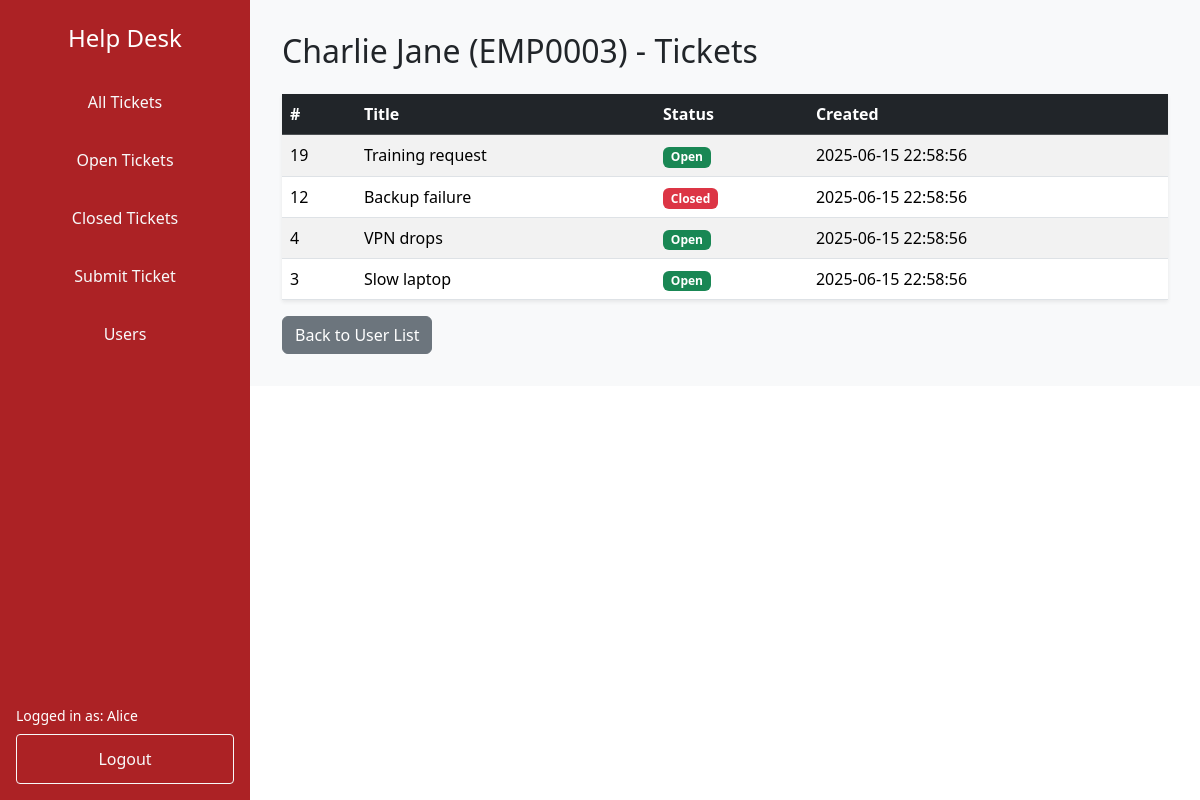
The app's page /users/3/tickets (signed in) with its own data.
### tables this page shows
CREATE TABLE users (
  id INTEGER PRIMARY KEY AUTOINCREMENT,
  email TEXT NOT NULL UNIQUE,
  password TEXT NOT NULL,
  first_name TEXT,
  last_name TEXT,
  employee_id TEXT,
  role TEXT CHECK(role IN ('admin', 'employee')) NOT NULL
);

CREATE TABLE tickets (
    id INTEGER PRIMARY KEY AUTOINCREMENT,
    title TEXT NOT NULL,
    description TEXT NOT NULL,
    status TEXT DEFAULT 'Open',
    user_id INTEGER,
    created_at TIMESTAMP DEFAULT CURRENT_TIMESTAMP,
    updated_at TIMESTAMP DEFAULT CURRENT_TIMESTAMP,
    FOREIGN KEY (user_id) REFERENCES users(id) ON DELETE CASCADE
);

### app.py (the view)
@app.route('/users/<int:user_id>/tickets')
def view_user_tickets(user_id):
    if session.get('role') != 'admin':
        flash('You are not authorised to view this.', 'error')
        return redirect(url_for('dashboard'))
    db = get_db()
    user = db.execute('SELECT * FROM users WHERE id = ?', (user_id,)).fetchone()
    if not user:
        flash('User not found.', 'error')
        return redirect(url_for('view_users'))
    tickets = db.execute('''
        SELECT * FROM tickets WHERE user_id = ? ORDER BY id DESC
    ''', (user_id,)).fetchall()
    return render_template('view_user_tickets.html', user=user, tickets=tickets)

### app.py (called while the page is built)
def connect_db():
    rv = sqlite3.connect(app.config['DATABASE'])
    rv.row_factory = sqlite3.Row
    return rv

def get_db():
    if 'sqlite_db' not in g:
        g.sqlite_db = connect_db()
    return g.sqlite_db

### templates/view_user_tickets.html (shortened to what this page needs)
{% extends 'base_dashboard.html' %}
{% block content %}
<h2 class="mb-4">{{ user.first_name }} {{ user.last_name }} ({{ user.employee_id }}) - Tickets</h2>
<table class="table table-striped table-hover shadow-sm">
  <thead class="table-dark">
    <tr>
      <th>#</th>
      <th>Title</th>
      <th>Status</th>
      <th>Created</th>
    </tr>
  </thead>
  <tbody>
    {% for ticket in tickets %}
    <tr>
      <td>{{ ticket.id }}</td>
      <td>{{ ticket.title }}</td>
      <td>
        <span class="badge {% if ticket.status == 'Closed' %}bg-danger{% else %}bg-success{% endif %}">
          {{ ticket.status }}
        </span>
      </td>
      <td>{{ ticket.created_at }}</td>
    </tr>
    {% else %}
    <tr>
      <td colspan="4" class="text-center text-muted">No tickets found for this user.</td>
    </tr>
    {% endfor %}
  </tbody>
</table>
<a href="{{ url_for('view_users') }}" class="btn btn-secondary">Back to User List</a>
{% endblock %}

### records on screen
users: first_name "Charlie", last_name "Jane", employee_id "EMP0003"
tickets: id "19", title "Training request", status "Open", created_at "2025-06-15 22:58:56"
tickets: id "12", title "Backup failure", status "Closed", created_at "2025-06-15 22:58:56"
tickets: id "4", title "VPN drops", status "Open", created_at "2025-06-15 22:58:56"
tickets: id "3", title "Slow laptop", status "Open", created_at "2025-06-15 22:58:56"

### other values on screen
{{ session.get('first_name', 'Guest') }} "Alice"
